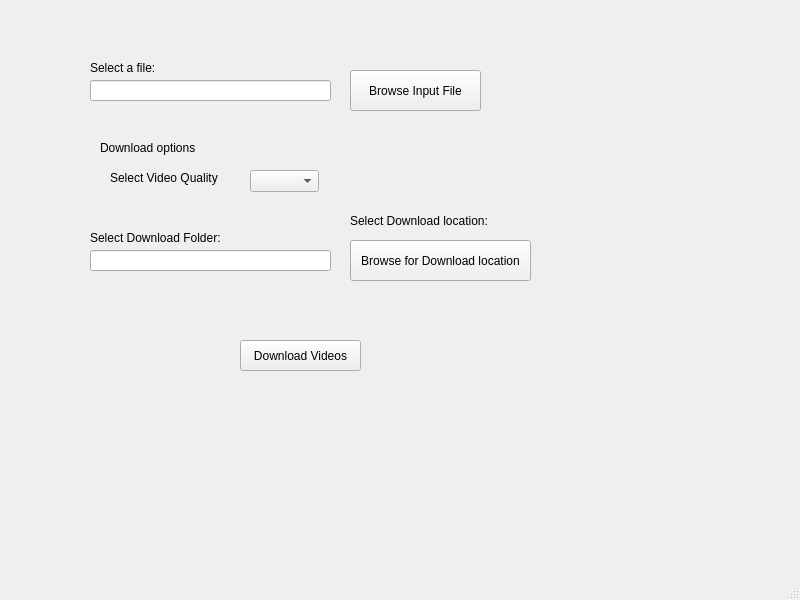
<?xml version="1.0" encoding="UTF-8"?>
<ui version="4.0">
 <class>MainWindow</class>
 <widget class="QMainWindow" name="MainWindow">
  <property name="geometry">
   <rect>
    <x>0</x>
    <y>0</y>
    <width>800</width>
    <height>600</height>
   </rect>
  </property>
  <property name="windowTitle">
   <string>MainWindow</string>
  </property>
  <widget class="QWidget" name="centralwidget">
   <widget class="QPushButton" name="pushButton_Browse_for_InputFile">
    <property name="geometry">
     <rect>
      <x>350</x>
      <y>70</y>
      <width>131</width>
      <height>41</height>
     </rect>
    </property>
    <property name="text">
     <string>Browse Input File</string>
    </property>
   </widget>
   <widget class="QComboBox" name="comboBox_VideoQuality">
    <property name="geometry">
     <rect>
      <x>250</x>
      <y>170</y>
      <width>69</width>
      <height>22</height>
     </rect>
    </property>
   </widget>
   <widget class="QLineEdit" name="FilePathField">
    <property name="geometry">
     <rect>
      <x>90</x>
      <y>80</y>
      <width>241</width>
      <height>21</height>
     </rect>
    </property>
   </widget>
   <widget class="QLabel" name="label_SelectFile">
    <property name="geometry">
     <rect>
      <x>90</x>
      <y>60</y>
      <width>121</width>
      <height>16</height>
     </rect>
    </property>
    <property name="text">
     <string>Select a file:</string>
    </property>
   </widget>
   <widget class="QLabel" name="label_DownloadOptions">
    <property name="geometry">
     <rect>
      <x>100</x>
      <y>140</y>
      <width>121</width>
      <height>16</height>
     </rect>
    </property>
    <property name="text">
     <string>Download options</string>
    </property>
   </widget>
   <widget class="QLabel" name="label_VideoQuality">
    <property name="geometry">
     <rect>
      <x>110</x>
      <y>170</y>
      <width>121</width>
      <height>16</height>
     </rect>
    </property>
    <property name="text">
     <string>Select Video Quality</string>
    </property>
   </widget>
   <widget class="QPushButton" name="pushButton_Browse_for_DownloadFolder">
    <property name="geometry">
     <rect>
      <x>350</x>
      <y>240</y>
      <width>181</width>
      <height>41</height>
     </rect>
    </property>
    <property name="text">
     <string>Browse for Download location</string>
    </property>
   </widget>
   <widget class="QLineEdit" name="lineEdit_2">
    <property name="geometry">
     <rect>
      <x>90</x>
      <y>250</y>
      <width>241</width>
      <height>21</height>
     </rect>
    </property>
   </widget>
   <widget class="QLabel" name="label_SelectFile_2">
    <property name="geometry">
     <rect>
      <x>90</x>
      <y>230</y>
      <width>141</width>
      <height>16</height>
     </rect>
    </property>
    <property name="text">
     <string>Select Download Folder:</string>
    </property>
   </widget>
   <widget class="QLabel" name="label_SelectFile_3">
    <property name="geometry">
     <rect>
      <x>350</x>
      <y>210</y>
      <width>181</width>
      <height>21</height>
     </rect>
    </property>
    <property name="text">
     <string>Select Download location:</string>
    </property>
   </widget>
   <widget class="QPushButton" name="pushButton_DownloadVideos">
    <property name="geometry">
     <rect>
      <x>240</x>
      <y>340</y>
      <width>121</width>
      <height>31</height>
     </rect>
    </property>
    <property name="text">
     <string>Download Videos</string>
    </property>
   </widget>
  </widget>
  <widget class="QMenuBar" name="menubar">
   <property name="geometry">
    <rect>
     <x>0</x>
     <y>0</y>
     <width>800</width>
     <height>25</height>
    </rect>
   </property>
  </widget>
  <widget class="QStatusBar" name="statusbar"/>
 </widget>
 <resources/>
 <connections/>
</ui>
